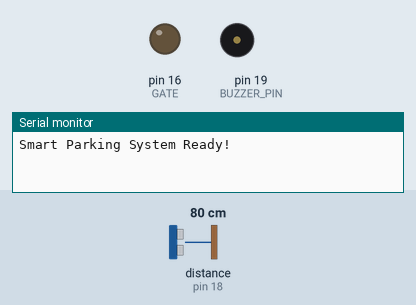
Bench run of a sketch on a simulated Arduino Uno, built with avr-gcc and run on an emulated ATmega328P. Shown: output pins drawn as LEDs (lit = HIGH), buzzer (waves = sounding, pin HIGH), the last lines printed to the serial monitor. Wiring (inferred from the names in the program): ultrasonic range finder: trigger pin 5; echo pin 18. Inputs (shaded band) come from the test bench; at power-on: distance to the obstacle (sensor on pin 18) 80 cm. The echo pulse lasts 58.3 µs per cm; pins used as bus, display or sensor lines are not drawn.

Above: at 1.2 s.
1.3 s: distance to the obstacle (sensor on pin 18) set to 14 cm
2.8 s: distance to the obstacle (sensor on pin 18) set to 10 cm
At 2.97 s:
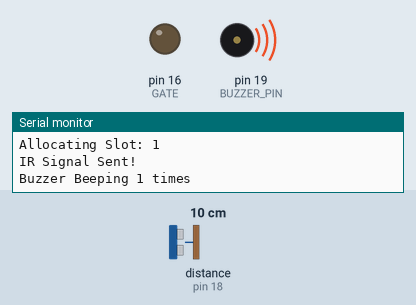
At 4.7 s:
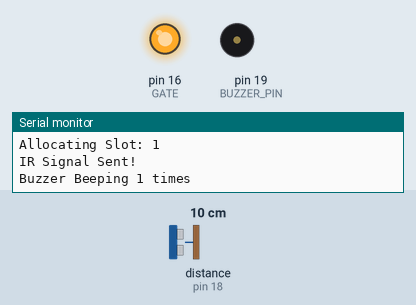
Timing chart, 0 to 9.8 s (numbered marks = the images above; inputs shaded):
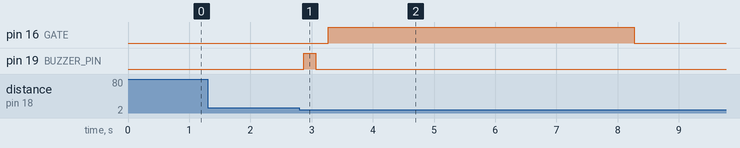

The sketch:

Park_last_version.ino
```cpp
#include <IRremote.hpp>  // Include the IRremote library

#define IR_TRANSMITTER_PIN 4  // IR Transmitter pin
#define TRIG_PIN 5            // Ultrasonic sensor trigger pin
#define ECHO_PIN 18           // Ultrasonic sensor echo pin
#define BUZZER_PIN 19
#define GATE 16        // Buzzer pin

#define DISTANCE_THRESHOLD 12  // Distance to detect car (in cm)
#define TOTAL_SLOTS 4         // Total parking slots

bool parkingSlots[TOTAL_SLOTS] = {false, false, false, false}; // False means free slot

void setup() {
    Serial.begin(9600);
    pinMode(TRIG_PIN, OUTPUT);
    pinMode(ECHO_PIN, INPUT);
    pinMode(BUZZER_PIN, OUTPUT);
    pinMode(GATE, OUTPUT);
    digitalWrite(GATE,LOW);

    IrSender.begin(IR_TRANSMITTER_PIN);  // Initialize IR transmitter

    Serial.println("Smart Parking System Ready!");
}

void loop() {
    float distance = getUltrasonicDistance();  // Measure distance

    if (distance > 0 && distance < DISTANCE_THRESHOLD) {  // If car detected
        Serial.println("Car detected at the entrance!");

        int allocatedSlot = findAvailableSlot(); // Find a free parking slot

        if (allocatedSlot != -1) { // If slot found
            Serial.print("Allocating Slot: ");
            Serial.println(allocatedSlot + 1);

            sendIRSignal(allocatedSlot + 1); // Send slot number via IR
            beepBuzzer(allocatedSlot + 1);  // Beep buzzer for confirmation
            parkingSlots[allocatedSlot] = true; // Mark slot as occupied
            digitalWrite(GATE,HIGH);
            delay(5000);
            digitalWrite(GATE,LOW);

        } else { // If no slots are available
            Serial.println("Parking Full! Cannot allocate a slot.");
            beepBuzzer(10); // Beep continuously for 10 seconds
        }

        delay(3000); // Wait to avoid multiple detections
    }
}

// Function to measure distance using ultrasonic sensor
float getUltrasonicDistance() {
    digitalWrite(TRIG_PIN, LOW);
    delayMicroseconds(2);
    digitalWrite(TRIG_PIN, HIGH);
    delayMicroseconds(10);
    digitalWrite(TRIG_PIN, LOW);

    long duration = pulseIn(ECHO_PIN, HIGH);
    float distance = duration * 0.0343 / 2; // Convert time to distance in cm
    return distance;
}

// Function to find an available parking slot
int findAvailableSlot() {
    for (int i = 0; i < TOTAL_SLOTS; i++) {
        if (!parkingSlots[i]) {  // Check if slot is free
            return i;  // Return the available slot index
        }
    }
    return -1; // Return -1 if no slots are available
}

// Function to send IR signal
void sendIRSignal(int slot) {
    uint8_t signal;
    switch (slot) {
        case 1: signal = 0x10; break;
        case 2: signal = 0x20; break;
        case 3: signal = 0x30; break;
        case 4: signal = 0x40; break;
        default: return;
    }
    IrSender.sendNEC(0x00FF, signal, 0);
    Serial.println("IR Signal Sent!");
}

// Function to beep buzzer
void beepBuzzer(int times) {
    Serial.print("Buzzer Beeping ");
    Serial.print(times);
    Serial.println(" times");

    for (int i = 0; i < times; i++) {
        digitalWrite(BUZZER_PIN, HIGH);
        delay(200);
        digitalWrite(BUZZER_PIN, LOW);
        delay(200);
    }

    if (times == 10) {  // If parking is full, beep continuously for 10 seconds
        digitalWrite(BUZZER_PIN, HIGH);
        delay(10000);
        digitalWrite(BUZZER_PIN, LOW);
    }
}
```

Measured:
- the behaviour switches between 13 and 12 cm on distance to the obstacle (sensor on pin 18) (found by bisection; images 0 and 1)
- after the input at 1.3 s, every drawn part: stays the same
- after the input at 2.8 s, pin 16 (GATE): LOW → HIGH after 0.47 s, → LOW 5.0 s later; pin 19 (BUZZER_PIN): LOW → HIGH after 0.07 s, → LOW 0.20 s later
